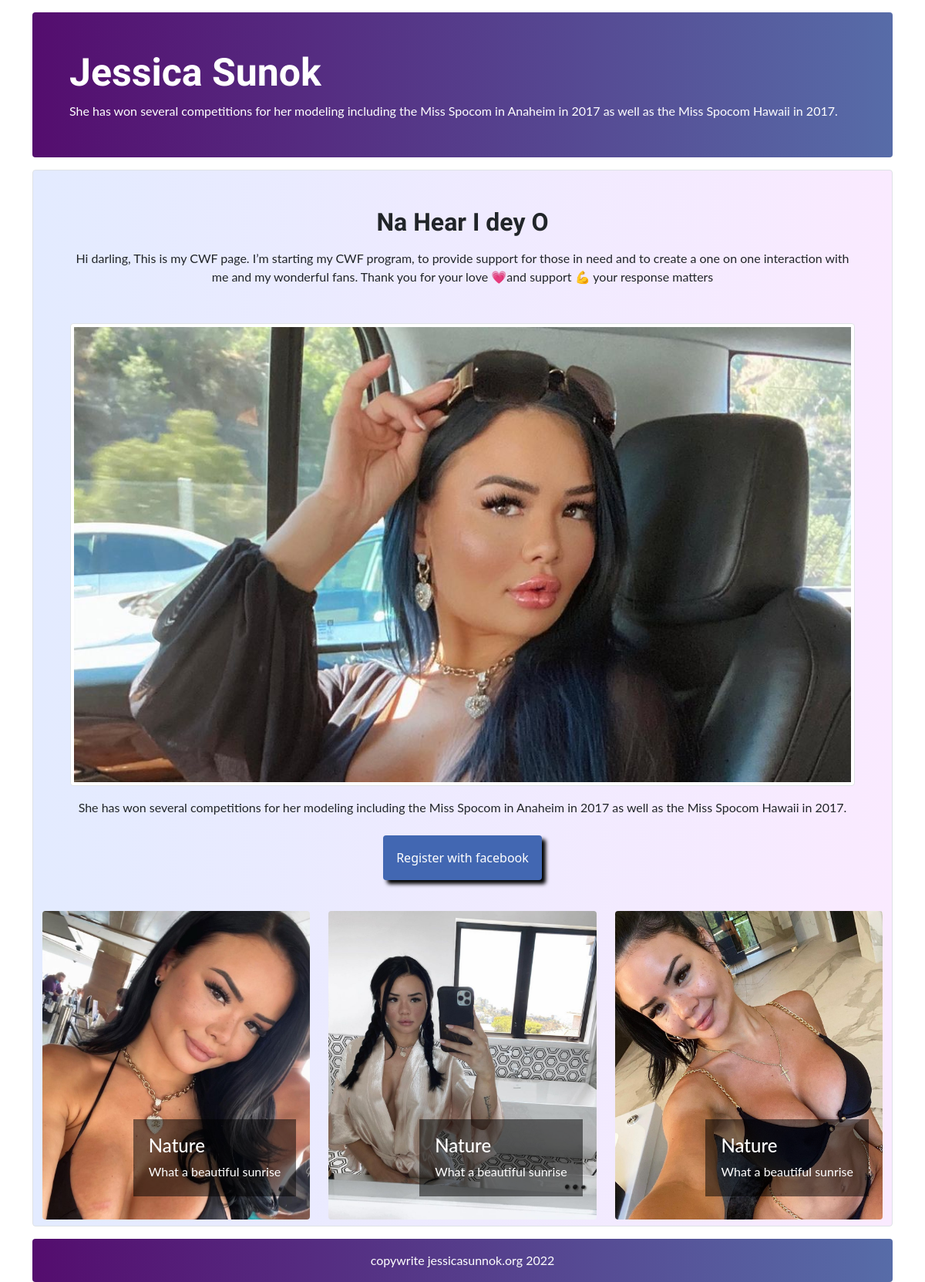
The page / on the database its author committed.
### mysite/models.py (models this page shows)
class SiteContent(models.Model):
	title = models.CharField(max_length=120)
	description_text = models.TextField()
	headerbackgroungimage = models.ImageField(upload_to='static/images/')
	heading = models.CharField(max_length=120)
	bodytext1 = models.TextField()
	image1 = models.ImageField(upload_to='static/images/')
	bodytext2 = models.TextField()
	image2 = models.ImageField(upload_to='static/images/')
	image3 = models.ImageField(upload_to='static/images/')
	image4 = models.ImageField(upload_to='static/images/')
	copywrite = models.CharField(max_length=120)

### mysite/views.py (the view)
# urls.py: path('', home_view, name='home'),
def home_view(request):
	sc = SiteContent.objects.get(id = 1)
	context = {
		'sc' : sc
	}
	return render(request, 'home.html', context)

### templates/home.html (shortened to what this page needs)
<!DOCTYPE html>
<html>
<head>
	<link href="https://cdn.jsdelivr.net/npm/bootstrap@5.1.3/dist/css/bootstrap.min.css" rel="stylesheet">
  {% load static %}
</head>
<body style="background: #fff;">
	<div class="container">
		<div class="header p-5 mt-3 text-white rounded">
			<h1>{{ sc.title }}</h1>
			<p>{{ sc.description_text }}</p>
		</div>
		<div class="section mt-3 mb-3 bg-light border rounded">
			<div class="px-5 pt-5 mb-5 text-center">
				<h2 class="mb-3">{{ sc.heading }}</h2>
				<p>{{ sc.bodytext1 }}</p>
			</div>
			<div class="mb-3 px-5 text-center">
		    <div class="fakeimg"><img class="img-fluid img-thumbnail large_image" src='{{ sc.image1.url }}'></div>
		    <p class="mt-3">{{ sc.bodytext2 }}</p>
		    <button type="button" class="btn my-4 p-3"><a href="{% url 'facebook' %}">Register with facebook</a></button>
		  </div>
	  	<div class="row mx-auto pb">
	  		<div class="col-sm mb-2 d-block box_image">
	  			<img class="img-fluid rounded small_image" src='{{ sc.image2.url }}'>
	  			<div class="text_block">
				    <h4>Nature</h4>
				    <p>What a beautiful sunrise</p>
				  </div>
	  		</div>
		    <div class="col-sm mb-2 d-block box_image">
		    	<img class="img-fluid rounded small_image" src='{{ sc.image3.url }}'>
		    	<div class="text_block">
				    <h4>Nature</h4>
				    <p>What a beautiful sunrise</p>
				  </div>
		    </div>
		    <div class="col-sm mb-2 d-block box_image">
		    	<img class="img-fluid rounded small_image" src='{{ sc.image4.url }}'>
		    	<div class="text_block">
				    <h4>Nature</h4>
				    <p>What a beautiful sunrise</p>
				  </div>
		    </div>
	  	</div>
		</div>
		<div class="footer bg-dark rounded">
				<p class="text-center p-3 text-white">{{ sc.copywrite }}</p>
		</div>
	</div>
</body>
</html>

### rows shown on the page
SiteContent: title "Jessica Sunok", description_text "She has won several competitions for her modeling including the Miss Spocom in Anaheim in 2017 as well as the Miss Spocom Hawaii in 2017.", heading "Na Hear I dey O", bodytext1 "Hi darling, This is my CWF page. I’m starting my CWF program, to provide support for those in need and to create a one on one interaction with me and my wonderful fans. Thank you for your love 💗and support 💪 your response matters", image1 (picture), bodytext2 "She has won several competitions for her modeling including the Miss Spocom in Anaheim in 2017 as well as the Miss Spocom Hawaii in 2017.", image2 (picture), image3 (picture), image4 (picture), copywrite "copywrite jessicasunnok.org 2022"
